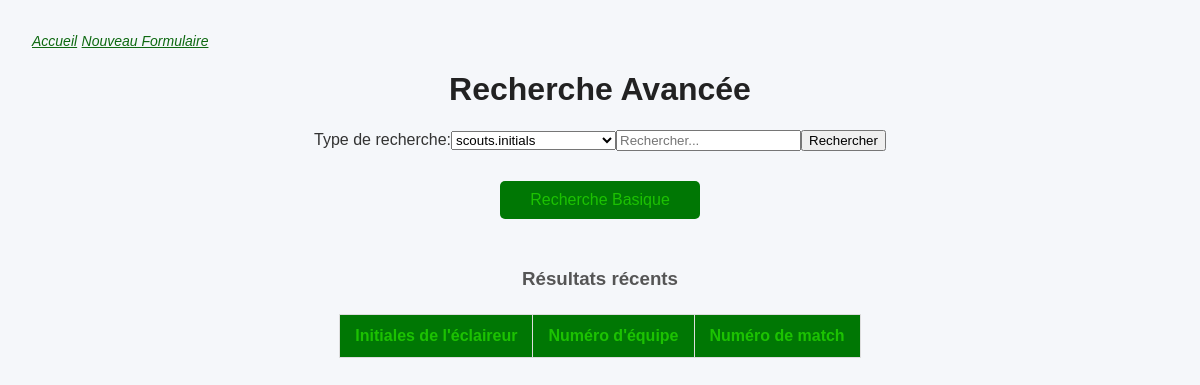
The app's page /advanced_results, older data.
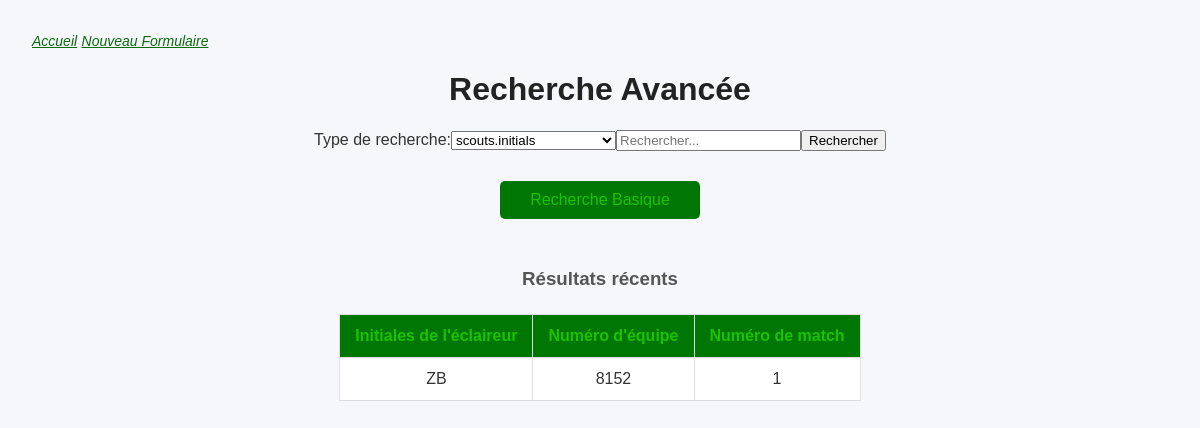
The same page, newer data.
### tables this page shows
CREATE TABLE scouting_data (scout_data_id INTEGER PRIMARY KEY AUTOINCREMENT, match_id INTEGER, team_id INTEGER, scout_id INTEGER, auto_points INTEGER DEFAULT 0, teleop_points INTEGER DEFAULT 0, endgame_points INTEGER DEFAULT 0, penalties INTEGER DEFAULT 0, robot_status TEXT CHECK (robot_status IN ('working', 'damaged', 'disabled')), notes TEXT, timestamp TEXT DEFAULT (datetime('now')), FOREIGN KEY (scout_id) REFERENCES scouts(scout_id) ON DELETE CASCADE, FOREIGN KEY (team_id) REFERENCES teams(team_id) ON DELETE CASCADE, FOREIGN KEY (match_id) REFERENCES matches(match_id) ON DELETE CASCADE, UNIQUE(match_id, team_id, scout_id));

CREATE TABLE scouts (scout_id INTEGER PRIMARY KEY AUTOINCREMENT, initials TEXT NOT NULL, notes TEXT);

CREATE TABLE teams (team_id INTEGER PRIMARY KEY AUTOINCREMENT, team_number INTEGER NOT NULL UNIQUE, team_name TEXT, robot_weight REAL, robot_height REAL, robot_width REAL, robot_drive_type TEXT, notes TEXT);

CREATE TABLE matches (match_id INTEGER PRIMARY KEY AUTOINCREMENT, event_id INTEGER, match_number INTEGER NOT NULL, scheduled_time TEXT, score_blue INTEGER DEFAULT 0, score_red INTEGER DEFAULT 0, winning_alliance TEXT, UNIQUE(event_id, match_number), FOREIGN KEY (event_id) REFERENCES events(event_id) ON DELETE CASCADE);

### webserver.py (the view)
@app.route('/advanced_results', methods=['GET', 'POST'])
def advanced_results(table='scouting_data'):
    columns = constants.all_scouting_data_columns
    columns = parse_columns(columns)
    data = db_m.get_recent_data(table=table, table_id='scout_data_id', columns=columns)
    search_types = constants.advanced_search_types
    return render_template('RDBMS_Templates/advanced_results.html', data=data, search_message='Résultats récents', search_types=search_types, columns=columns)

### database_manager.py (called while the page is built)
def get_connection():
    conn=sqlite3.connect(DB_NAME, check_same_thread=False)
    conn.execute("PRAGMA foreign_keys = ON;")
    return conn

def get_recent_data(table, table_id, columns, limit=10):
    conn = get_connection()
    conn.row_factory = sqlite3.Row
    cursor = conn.cursor()
    query = ''
    if isinstance(columns, list):
        query = 'SELECT {} FROM {}'.format(', '.join(columns), table)
    elif isinstance(columns, str):
        query = 'SELECT {} FROM {}'.format(columns, table)
    else:
        query = 'SELECT * FROM {}'.format(table)
    cursor.execute("PRAGMA foreign_key_list({})".format(table))
    foreign_key_list = cursor.fetchall()
    for fk in foreign_key_list:
        ref_table = fk[2]
        from_col = fk[3]
        to_col = fk[4]
        query += f' JOIN {ref_table} ON {table}.{from_col} = {ref_table}.{to_col}'
    query += f' ORDER BY {table}.{table_id} DESC'
    print(query)
    cursor.execute(query)
    rows = cursor.fetchmany(limit)
    conn.close()
    return rows

### templates/RDBMS_Templates/advanced_results.html (shortened to what this page needs)
<!DOCTYPE html>
<html>
    <head>
        <link rel="stylesheet" href="{{ url_for('static', filename='style/results.css') }}">
        <link rel="stylesheet" href="https://cdn.datatables.net/1.13.6/css/jquery.dataTables.min.css">
    </head>
    <body>
        <div class="top_links">
            <a href="/">Accueil</a>
            <a href="/scout_form">Nouveau Formulaire</a>
        </div>
        <h1>Recherche Avancée</h1>
        <form method="POST" action="/advanced_search">
            <div class="search-bar-container">
                <div class="search-bar">
                    <label for="searchType">Type de recherche:</label>
                    <select id="advanced_searchType" name="searchType">
                        {% for s in search_types %}
                            <option value="{{ s.value }}">{{ s.value }}</option>
                        {% endfor %}
                    </select>
                    <input type="text" name="query" placeholder="Rechercher..." required>
                    <button type="submit">Rechercher</button>
                </div>
                <div class="advanced_search">
                    <a href="/basic_results">Recherche Basique</a>
                </div>
            </div>
        </form>
        <h3>{{ search_message }}</h3>
        <div class="tables-and-details">
            <div class="scrollable-table-container">
                <table>
                    <thead>
                        <tr>
                            <th>{{search_types[0].label}}</th>
                            <th>{{search_types[1].label}}</th>
                            <th>{{search_types[2].label}}</th>
                        </tr>
                    </thead>
                    <tbody>
                        {% for row in data %}
                        <tr class="result-row" id="row-{{ row[0] }}">
                            <td class="{{search_types[0].label}}">{{ row[1] }}</td>
                            <td class="{{search_types[1].label}}">{{ row[2] }}</td>
                            <td class="{{search_types[2].label}}">{{ row[3] }}</td>
                        </tr>
                        {% endfor %}
                    </tbody>
                </table>
            </div>
        </div>
    </body>
</html>

Row changes from the older to the newer data that the page shows:
added scouting_data: initials "ZB", team_number "8152", match_number "1"
